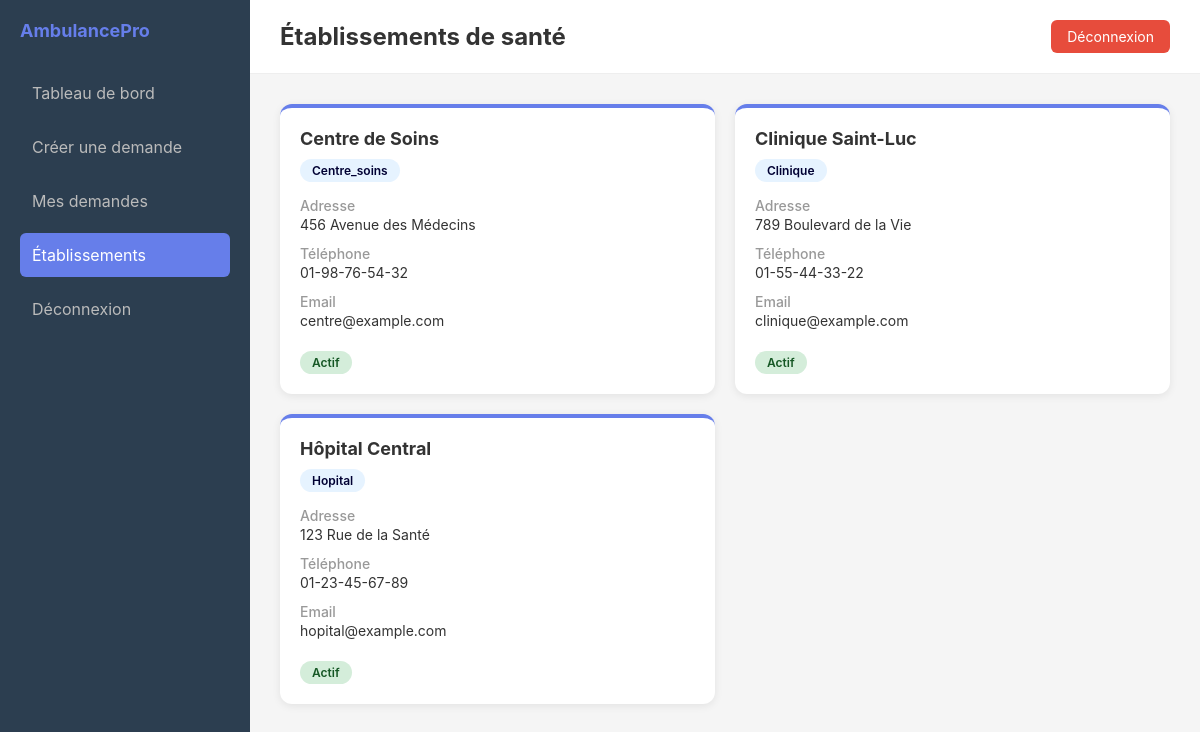
Screenshot of /establishments.php (signed in) with the database file from the repository.
### tables this page shows
CREATE TABLE establishments (
    id INT PRIMARY KEY AUTO_INCREMENT,
    name VARCHAR(255) NOT NULL,
    address VARCHAR(255),
    phone VARCHAR(20),
    email VARCHAR(255),
    type ENUM('hopital', 'centre_soins', 'clinique') DEFAULT 'hopital',
    status ENUM('actif', 'inactif') DEFAULT 'actif',
    created_at TIMESTAMP DEFAULT CURRENT_TIMESTAMP,
    updated_at TIMESTAMP DEFAULT CURRENT_TIMESTAMP ON UPDATE CURRENT_TIMESTAMP
);

### establishments.php (the view, shortened to what this page needs)
<?php
require_once 'config.php';
$stmt = $pdo->query("SELECT * FROM establishments ORDER BY name");
$establishments = $stmt->fetchAll();
?>
<!DOCTYPE html>
<html lang="fr">
<head>
</head>
<body>
    <div class="wrapper">
        <div class="sidebar">
            <h2>AmbulancePro</h2>
            <ul class="sidebar-menu">
                <li><a href="dashboard.php">Tableau de bord</a></li>
                <li><a href="create_request.php">Créer une demande</a></li>
                <li><a href="my_requests.php">Mes demandes</a></li>
                <li><a href="establishments.php" class="active">Établissements</a></li>
                <li><a href="logout.php">Déconnexion</a></li>
            </ul>
        </div>
        <div class="main">
            <div class="header">
                <h1>Établissements de santé</h1>
                <a href="logout.php" class="btn-logout">Déconnexion</a>
            </div>
            <div class="content">
                <div class="est-grid">
                    <?php foreach ($establishments as $est): ?>
                        <div class="est-card">
                            <div class="est-name"><?php echo htmlspecialchars($est['name']); ?></div>
                            <span class="est-type"><?php echo ucfirst($est['type']); ?></span>
                            <div class="est-info">
                                <div class="info-label">Adresse</div>
                                <div class="info-value"><?php echo htmlspecialchars($est['address'] ?? 'Non renseignée'); ?></div>
                            </div>
                            <div class="est-info">
                                <div class="info-label">Téléphone</div>
                                <div class="info-value"><?php echo htmlspecialchars($est['phone'] ?? 'Non renseigné'); ?></div>
                            </div>
                            <div class="est-info">
                                <div class="info-label">Email</div>
                                <div class="info-value"><?php echo htmlspecialchars($est['email'] ?? 'Non renseigné'); ?></div>
                            </div>
                            <span class="status-badge status-<?php echo $est['status']; ?>">
                                <?php echo ucfirst($est['status']); ?>
                            </span>
                        </div>
                    <?php endforeach; ?>
                </div>
            </div>
        </div>
    </div>
</body>
</html>

### establishments.php (style rules this page uses)
* { margin: 0; padding: 0; box-sizing: border-box; }
body { font-family: -apple-system, BlinkMacSystemFont, 'Segoe UI', Roboto, sans-serif; background: #f5f5f5; color: #333; }
.wrapper { display: flex; min-height: 100vh; }
.sidebar { width: 250px; background: #2c3e50; color: white; padding: 20px; position: fixed; height: 100vh; overflow-y: auto; }
.sidebar h2 { font-size: 18px; margin-bottom: 30px; color: #667eea; }
.sidebar-menu { list-style: none; }
.sidebar-menu li { margin-bottom: 10px; }
.sidebar-menu a { color: #bbb; text-decoration: none; padding: 12px; display: block; border-radius: 6px; transition: all 0.3s; }
.sidebar-menu a:hover, .sidebar-menu a.active { background: #667eea; color: white; }
.main { flex: 1; margin-left: 250px; }
.header { background: white; padding: 20px 30px; border-bottom: 1px solid #eee; display: flex; justify-content: space-between; align-items: center; }
.header h1 { font-size: 24px; color: #333; }
.btn-logout { padding: 8px 16px; background: #e74c3c; color: white; border: none; border-radius: 6px; cursor: pointer; text-decoration: none; font-size: 14px; }
.content { padding: 30px; }
.est-grid { display: grid; grid-template-columns: repeat(auto-fill, minmax(300px, 1fr)); gap: 20px; }
.est-card { background: white; border-radius: 12px; padding: 20px; box-shadow: 0 2px 8px rgba(0, 0, 0, 0.08); border-top: 4px solid #667eea; }
.est-name { font-size: 18px; font-weight: 700; margin-bottom: 10px; color: #333; }
.est-type { display: inline-block; padding: 4px 12px; background: #e6f3ff; color: #003; border-radius: 20px; font-size: 12px; font-weight: 600; margin-bottom: 15px; }
.est-info { margin-bottom: 12px; font-size: 14px; }
.info-label { color: #999; font-weight: 500; }
.info-value { color: #333; margin-top: 2px; word-break: break-all; }
.status-badge { display: inline-block; padding: 4px 12px; border-radius: 20px; font-size: 12px; font-weight: 600; margin-top: 10px; }
.status-actif { background: #d4edda; color: #155724; }

### rows the page displays
establishments: name "Centre de Soins", type "Centre_soins", address "456 Avenue des Médecins", phone "01-98-76-54-32", email "centre@example.com", status "Actif"
establishments: name "Clinique Saint-Luc", type "Clinique", address "789 Boulevard de la Vie", phone "01-55-44-33-22", email "clinique@example.com", status "Actif"
establishments: name "Hôpital Central", type "Hopital", address "123 Rue de la Santé", phone "01-23-45-67-89", email "hopital@example.com", status "Actif"
